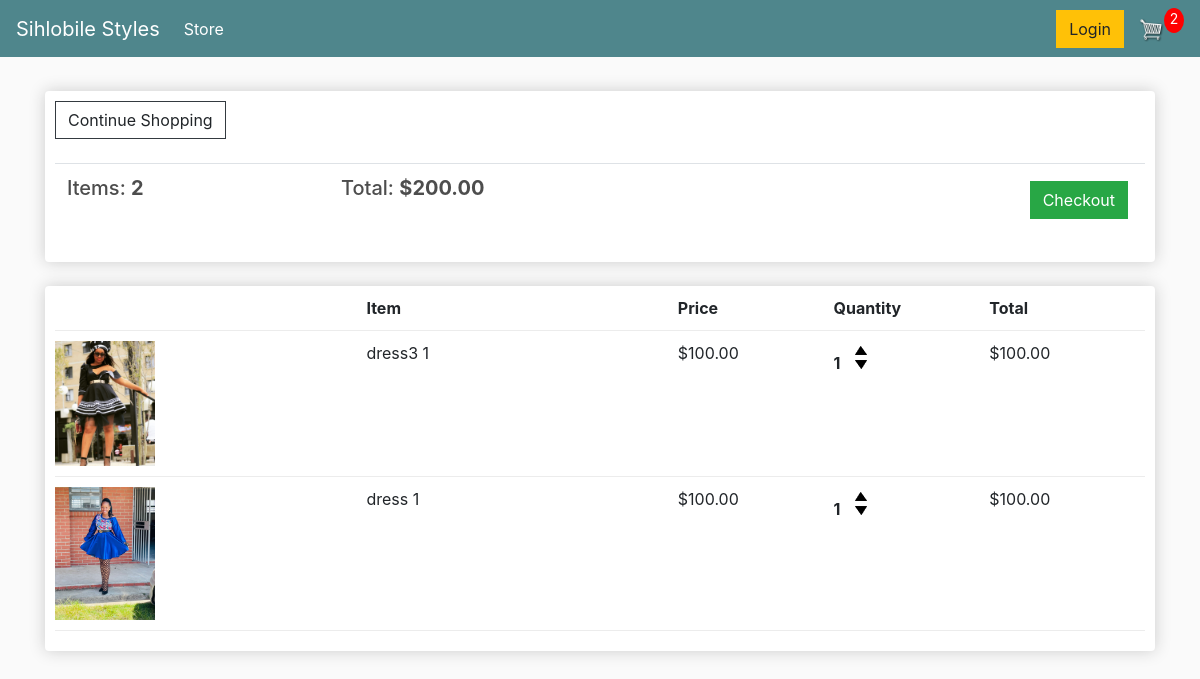
The page /cart/ (signed in) on the database as committed earlier.
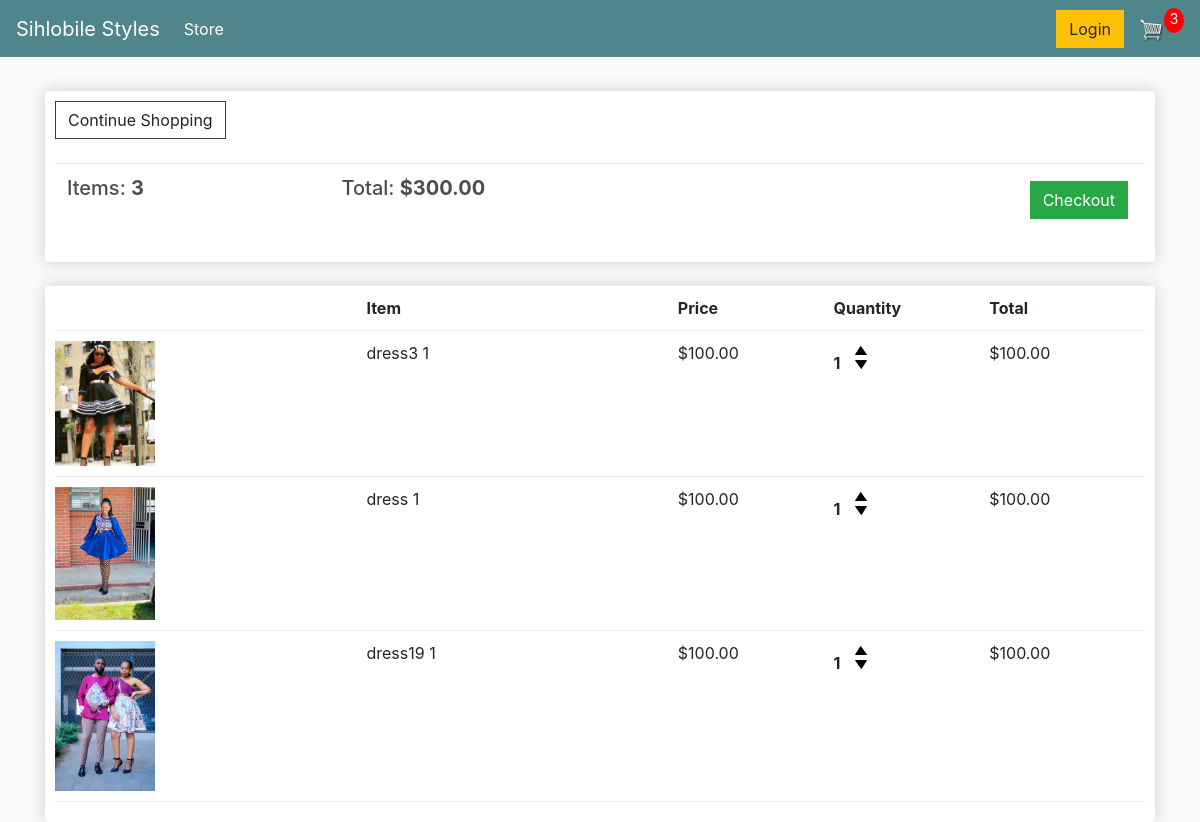
The same page on the database as committed later.
### store/models.py (models this page shows, shortened)
class Order(models.Model):
    customer = models.ForeignKey(Customer, on_delete=models.SET_NULL, blank=True, null=True)
    date_ordered = models.DateTimeField(auto_now_add=True)
    complete = models.BooleanField(default=False, null=True, blank=False)
    transaction_id = models.CharField(max_length=100, null=True)
    @property
    def get_cart_total(self):
        orderitems = self.orderitem_set.all()
        total = sum([item.get_total for item in orderitems])
        return total
    @property
    def get_cart_items(self):
        orderitems = self.orderitem_set.all()
        total = sum([item.quantity for item in orderitems])
        return total

class OrderItem(models.Model):
    product = models.ForeignKey(Product, on_delete=models.SET_NULL, blank=True, null=True)
    order = models.ForeignKey(Order, on_delete=models.SET_NULL, blank=True, null=True)
    quantity = models.IntegerField(default=0, null=True, blank=True)
    date_added = models.DateTimeField(auto_now_add=True)
    @property
    def get_total(self):
        total = self.product.price * self.quantity
        return total

class Product(models.Model):
    name = models.CharField(max_length=200, null=True)
    price = models.DecimalField(max_digits= 7, decimal_places=2)
    digital = models.BooleanField(default=False, null=True, blank=False)
    image = models.ImageField(null=True, blank=True)
    @property
    def imageURL(self):
        try:
            url = self.image.url
        except:
            url = ''
        return url

### store/views.py (the view)
# urls.py: path('cart/', views.cart, name="cart"),
def cart(request):
    data = cartData(request)
    cartItems = data['cartItems']
    order = data['order']
    items= data['items']
    context = {'items': items, 'order': order, 'cartItems': cartItems}
    return render(request, 'store/cart.html', context)

### store/utils.py (called while the page is built)
def cartData(request):
    if request.user.is_authenticated:
        customer = request.user.customer
        order, created = Order.objects.get_or_create(customer=customer, complete=False)
        items = order.orderitem_set.all()
        cartItems = order.get_cart_items
    else:
        cookieData = cookieCart(request)
        cartItems = cookieData['cartItems']
        order = cookieData['order']
        items= cookieData['items']
    return {'cartItems': cartItems, 'order': order, 'items': items}

### store/templates/store/cart.html
{% extends 'store/main.html' %}
{% load static %}
{% block content %}
<div class="row">
    <div class="col-lg-12">
        <div class="box-element">
            <a class="btn btn-outline-dark">Continue Shopping</a>
            <br>
            <br>
            <table class="table">
                <tr>
                    <th><h5>Items: <strong>{{order.get_cart_items}}</strong></h5></th>
                    <th><h5>Total: <strong> ${{order.get_cart_total|floatformat:2}}</strong></h5></th>
                    <th>
                        <a style="float:right; margin:5px;" class="btn btn-success" href="{% url 'checkout' %}">Checkout</a>
                    </th>
                </tr>
            </table>
        </div>
        <br>
        <div class="box-element">
            <div class="cart-row">
                <div style="flex:2"></div>
                <div style="flex:2"><strong>Item</strong></div>
                <div style="flex:1"><strong>Price</strong></div>
                <div style="flex:1"><strong>Quantity</strong></div>
                <div style="flex:1"><strong>Total</strong></div>
            </div>
            {% for item in items %}
            <div class="cart-row">
                <div style="flex:2"><img class="row-image" src="{{item.product.imageURL}}"></div>
                <div style="flex:2">{{item.product.name}} 1</div>
                <div style="flex:1">${{item.product.price|floatformat:2}}</div>
                <div style="flex:1">
                    <p class="quantity">{{item.quantity}}</p>
                    <div class="quantity">
                        <img data-product={{item.product.id}} data-action="add" class="chg-quantity update-cart" src={% static 'images/arrow-up.png' %}>
                        <img data-product={{item.product.id}} data-action="remove" class="chg-quantity update-cart" src={% static 'images/arrow-down.png' %}>
                    </div>
                </div>
                <div style="flex:1"><p>${{item.get_total|floatformat:2}}</p></div>
            </div>
            {% endfor %}
        </div>
    </div>
</div>
{% endblock content %}

Rows that differ between the two databases and show on the page:
computed for Order: get_cart_items "2" → "3"; get_cart_total "200.00" → "300.00"
added OrderItem: product.imageURL (picture), product.name "dress19", product.price "100.00", quantity "1", get_total "100.00"
Other text that changed with them:
{{ cartItems }}: "2" → "3"
